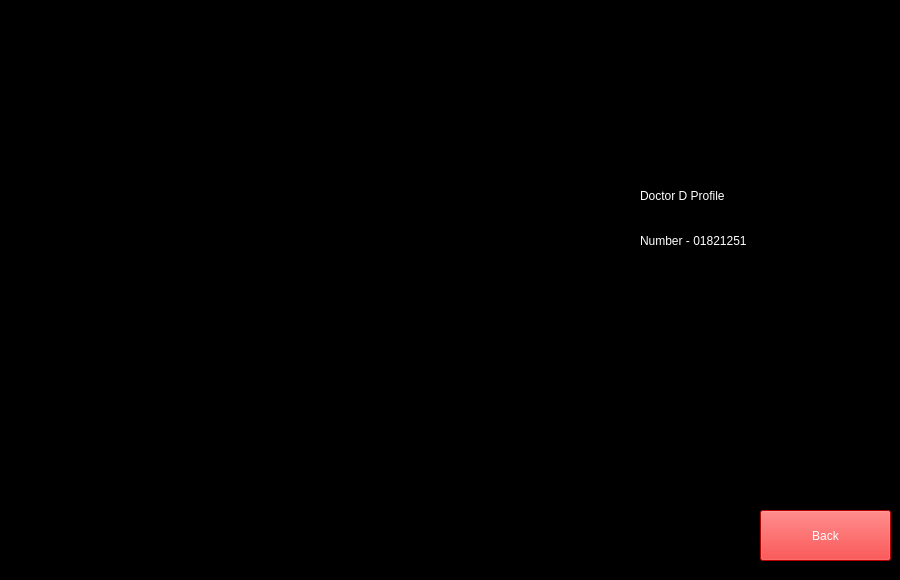
    <widget class="QWidget" name="Doc_D">
     <property name="styleSheet">
      <string notr="true">border-color: rgb(255, 255, 0);
background-color: rgb(0, 0, 0);</string>
     </property>
     <widget class="QLabel" name="label_12">
      <property name="geometry">
       <rect>
        <x>80</x>
        <y>60</y>
        <width>401</width>
        <height>511</height>
       </rect>
      </property>
      <property name="styleSheet">
       <string notr="true">image: url(:/res/Doc D.png);</string>
      </property>
      <property name="text">
       <string/>
      </property>
     </widget>
     <widget class="QLabel" name="docep_2">
      <property name="geometry">
       <rect>
        <x>640</x>
        <y>180</y>
        <width>241</width>
        <height>31</height>
       </rect>
      </property>
      <property name="styleSheet">
       <string notr="true">font: 14pt &quot;Kalpurush&quot;;
color: rgb(255, 255, 255);</string>
      </property>
      <property name="text">
       <string>Doctor D Profile</string>
      </property>
     </widget>
     <widget class="QLabel" name="label_15">
      <property name="geometry">
       <rect>
        <x>640</x>
        <y>220</y>
        <width>241</width>
        <height>41</height>
       </rect>
      </property>
      <property name="styleSheet">
       <string notr="true">color: rgb(255, 255, 255);
font: 14pt &quot;Kalpurush&quot;;</string>
      </property>
      <property name="text">
       <string>Number - 01821251</string>
      </property>
     </widget>
     <widget class="QPushButton" name="doc_D_back">
      <property name="geometry">
       <rect>
        <x>760</x>
        <y>510</y>
        <width>131</width>
        <height>51</height>
       </rect>
      </property>
      <property name="styleSheet">
       <string notr="true">background-color: rgb(255, 0, 0);
color: rgb(255, 255, 255);
font: 700 14pt &quot;Times New Roman&quot;;</string>
      </property>
      <property name="text">
       <string>Back</string>
      </property>
     </widget>
    </widget>
